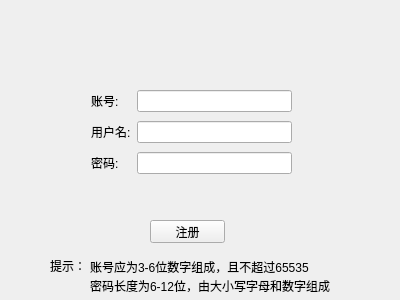
<?xml version="1.0" encoding="UTF-8"?>
<ui version="4.0">
 <class>registerFrom</class>
 <widget class="QWidget" name="registerFrom">
  <property name="geometry">
   <rect>
    <x>0</x>
    <y>0</y>
    <width>400</width>
    <height>300</height>
   </rect>
  </property>
  <property name="windowTitle">
   <string>注册窗口</string>
  </property>
  <widget class="QPushButton" name="pushButton">
   <property name="geometry">
    <rect>
     <x>150</x>
     <y>220</y>
     <width>75</width>
     <height>23</height>
    </rect>
   </property>
   <property name="text">
    <string>注册</string>
   </property>
  </widget>
  <widget class="QLabel" name="label_5">
   <property name="geometry">
    <rect>
     <x>50</x>
     <y>260</y>
     <width>54</width>
     <height>12</height>
    </rect>
   </property>
   <property name="text">
    <string>提示：</string>
   </property>
  </widget>
  <widget class="QWidget" name="layoutWidget">
   <property name="geometry">
    <rect>
     <x>90</x>
     <y>260</y>
     <width>242</width>
     <height>32</height>
    </rect>
   </property>
   <layout class="QVBoxLayout" name="verticalLayout">
    <item>
     <widget class="QLabel" name="label_4">
      <property name="text">
       <string>账号应为3-6位数字组成，且不超过65535</string>
      </property>
     </widget>
    </item>
    <item>
     <widget class="QLabel" name="label_6">
      <property name="text">
       <string>密码长度为6-12位，由大小写字母和数字组成</string>
      </property>
     </widget>
    </item>
   </layout>
  </widget>
  <widget class="QWidget" name="">
   <property name="geometry">
    <rect>
     <x>91</x>
     <y>87</y>
     <width>201</width>
     <height>91</height>
    </rect>
   </property>
   <layout class="QGridLayout" name="gridLayout">
    <item row="0" column="0">
     <widget class="QLabel" name="label">
      <property name="text">
       <string>账号:</string>
      </property>
     </widget>
    </item>
    <item row="0" column="1">
     <widget class="QLineEdit" name="lineEdit_account"/>
    </item>
    <item row="1" column="0">
     <widget class="QLabel" name="label_2">
      <property name="text">
       <string>用户名:</string>
      </property>
     </widget>
    </item>
    <item row="1" column="1">
     <widget class="QLineEdit" name="lineEdit_username"/>
    </item>
    <item row="2" column="0">
     <widget class="QLabel" name="label_3">
      <property name="text">
       <string>密码:</string>
      </property>
     </widget>
    </item>
    <item row="2" column="1">
     <widget class="QLineEdit" name="lineEdit_password"/>
    </item>
   </layout>
  </widget>
 </widget>
 <resources/>
 <connections/>
</ui>
